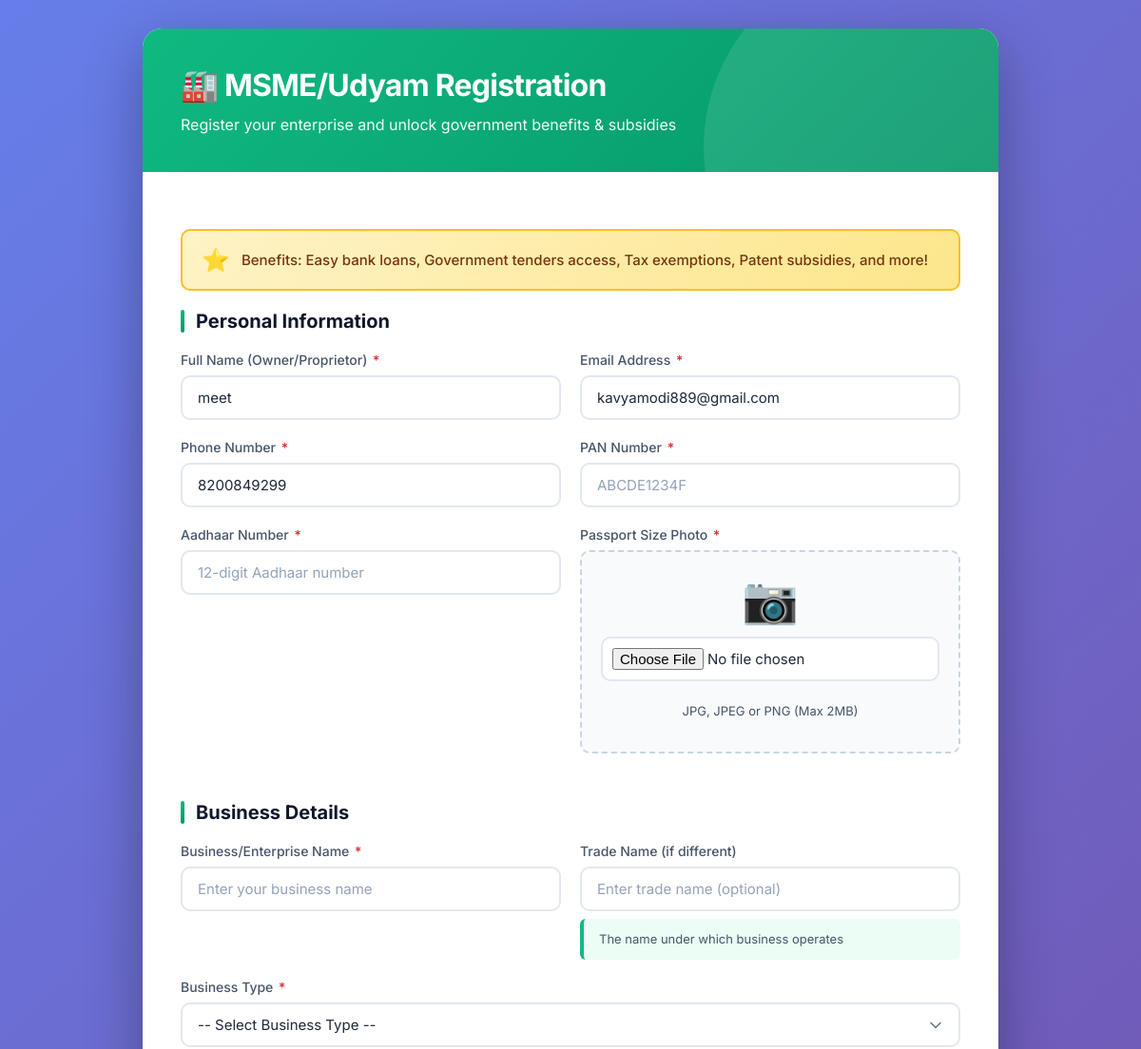
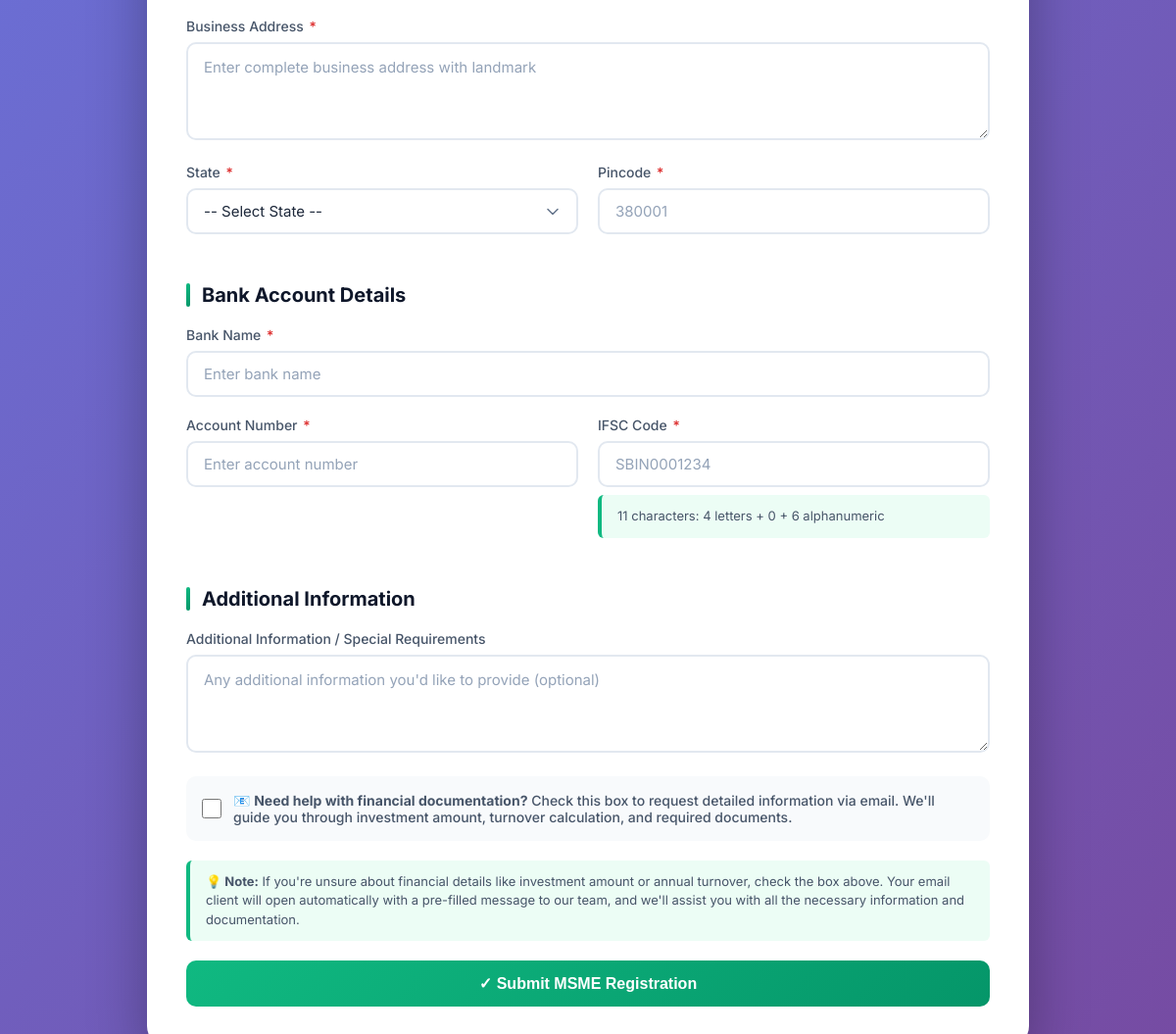
The app's page /msme_registration_form.php (signed in) with its own data (2 pictures, top to bottom).
### tables this page shows
CREATE TABLE IF NOT EXISTS `users` (
  `id` int(11) NOT NULL AUTO_INCREMENT,
  `name` varchar(100) NOT NULL,
  `email` varchar(100) NOT NULL,
  `phone` varchar(15) NOT NULL,
  `company_name` varchar(255) DEFAULT NULL,
  `gstin` varchar(15) DEFAULT NULL,
  `is_active` tinyint(1) DEFAULT '1',
  `password` varchar(255) NOT NULL,
  `created_at` timestamp NOT NULL DEFAULT CURRENT_TIMESTAMP,
  `updated_at` timestamp NOT NULL DEFAULT CURRENT_TIMESTAMP ON UPDATE CURRENT_TIMESTAMP,
  PRIMARY KEY (`id`),
  UNIQUE KEY `email` (`email`),
  KEY `idx_users_email` (`email`),
  KEY `idx_users_gstin` (`gstin`)
);

### msme_registration_form.php (the view, shortened to what this page needs)
<?php
require_once 'db_config.php';
$logged_in_user = null;
if (isset($_SESSION['user_id'])) {
    $user_id = $_SESSION['user_id'];
    $user_query = "SELECT * FROM users WHERE id = ?";
    $user_stmt = $conn->prepare($user_query);
    $user_stmt->bind_param("i", $user_id);
    $user_stmt->execute();
    $user_result = $user_stmt->get_result();
    $logged_in_user = $user_result->fetch_assoc();
}
?>
<!DOCTYPE html>
<html lang="en">
<head>
</head>
<body>
    <div class="container">
        <div class="header">
            <div class="header-content">
                <h1>🏭 MSME/Udyam Registration</h1>
                <p>Register your enterprise and unlock government benefits & subsidies</p>
            </div>
        </div>
        <div class="form-container">
            <div class="feature-highlight">
                <div class="feature-highlight-text">
                    Benefits: Easy bank loans, Government tenders access, Tax exemptions, Patent subsidies, and more!
                </div>
            </div>
            <form method="POST" action="" enctype="multipart/form-data" id="msmeForm">
                <div class="section-title">Personal Information</div>
                <div class="row">
                    <div class="form-group">
                        <label for="name">Full Name (Owner/Proprietor) <span class="required">*</span></label>
                        <input type="text" name="name" id="name" required placeholder="As per PAN Card"
                               value="<?php echo $logged_in_user ? htmlspecialchars($logged_in_user['name']) : ''; ?>"
                               <?php echo $logged_in_user ? 'readonly' : ''; ?>>
                    </div>
                    <div class="form-group">
                        <label for="email">Email Address <span class="required">*</span></label>
                        <input type="email" name="email" id="email" required placeholder="your.email@example.com"
                               value="<?php echo $logged_in_user ? htmlspecialchars($logged_in_user['email']) : ''; ?>"
                               <?php echo $logged_in_user ? 'readonly' : ''; ?>>
                    </div>
                </div>
                <div class="row">
                    <div class="form-group">
                        <label for="phone">Phone Number <span class="required">*</span></label>
                        <input type="tel" name="phone" id="phone" required placeholder="10-digit mobile number"
                               pattern="[0-9]{10}" maxlength="10"
                               value="<?php echo $logged_in_user ? htmlspecialchars($logged_in_user['phone']) : ''; ?>"
                               <?php echo $logged_in_user ? 'readonly' : ''; ?>>
                    </div>
                    <div class="form-group">
                        <label for="pan_number">PAN Number <span class="required">*</span></label>
                        <input type="text" name="pan_number" id="pan_number" required placeholder="ABCDE1234F"
                               maxlength="10" style="text-transform: uppercase;">
                    </div>
                </div>
                <div class="row">
                    <div class="form-group">
                        <label for="aadhaar_number">Aadhaar Number <span class="required">*</span></label>
                        <input type="text" name="aadhaar_number" id="aadhaar_number" required
                               placeholder="12-digit Aadhaar number" pattern="[0-9]{12}" maxlength="12">
                    </div>
                    <div class="form-group">
                        <label for="passport_photo">Passport Size Photo <span class="required">*</span></label>
                        <div class="photo-upload-box">
                            <div class="photo-upload-icon">📷</div>
                            <input type="file" name="passport_photo" id="passport_photo"
                                   accept="image/jpeg,image/jpg,image/png" required>
                            <div class="info-box" style="margin-top: 10px; border: none; background: transparent;">
                                JPG, JPEG or PNG (Max 2MB)
                            </div>
                        </div>
                    </div>
                </div>
                <div class="section-title">Business Details</div>
                <div class="row">
                    <div class="form-group">
                        <label for="business_name">Business/Enterprise Name <span class="required">*</span></label>
                        <input type="text" name="business_name" id="business_name" required
                               placeholder="Enter your business name">
                    </div>
                    <div class="form-group">
                        <label for="trade_name">Trade Name (if different)</label>
                        <input type="text" name="trade_name" id="trade_name"
                               placeholder="Enter trade name (optional)">
                        <div class="info-box">The name under which business operates</div>
                    </div>
                </div>
                <div class="form-group">
                    <label for="business_type">Business Type <span class="required">*</span></label>
                    <select name="business_type" id="business_type" required>
                        <option value="">-- Select Business Type --</option>
                    </select>
                </div>
                <div class="form-group">
                    <label for="business_address">Business Address <span class="required">*</span></label>
                    <textarea name="business_address" id="business_address" required
                              placeholder="Enter complete business address with landmark"></textarea>
                </div>
                <div class="row">
                    <div class="form-group">
                        <label for="state">State <span class="required">*</span></label>
                        <select name="state" id="state" required>
                            <option value="">-- Select State --</option>
                        </select>
                    </div>
                    <div class="form-group">
                        <label for="pincode">Pincode <span class="required">*</span></label>
                        <input type="text" name="pincode" id="pincode" required placeholder="380001"
                               pattern="[0-9]{6}" maxlength="6">
                    </div>
                </div>
                <div class="section-title">Bank Account Details</div>
                <div class="form-group">
                    <label for="bank_name">Bank Name <span class="required">*</span></label>
                    <input type="text" name="bank_name" id="bank_name" required placeholder="Enter bank name">
                </div>
                <div class="row">
                    <div class="form-group">
                        <label for="account_number">Account Number <span class="required">*</span></label>
                        <input type="text" name="account_number" id="account_number" required
                               placeholder="Enter account number">
                    </div>
                    <div class="form-group">
                        <label for="ifsc_code">IFSC Code <span class="required">*</span></label>
                        <input type="text" name="ifsc_code" id="ifsc_code" required placeholder="SBIN0001234"
                               maxlength="11" style="text-transform: uppercase;">
                        <div class="info-box">11 characters: 4 letters + 0 + 6 alphanumeric</div>
                    </div>
                </div>
                <div class="section-title">Additional Information</div>
                <div class="form-group">
                    <label for="notes">Additional Information / Special Requirements</label>
                    <textarea name="notes" id="notes"
                              placeholder="Any additional information you'd like to provide (optional)"></textarea>
                </div>
                <div class="checkbox-group">
                    <input type="checkbox" name="request_detailed_info" id="request_detailed_info">
                    <label for="request_detailed_info">
                        📧 <strong>Need help with financial documentation?</strong> Check this box to request detailed
                        information via email. We'll guide you through investment amount, turnover calculation, and
                        required documents.
                    </label>
                </div>
                <div class="info-box" style="margin-top: 20px;">
                    <strong>💡 Note:</strong> If you're unsure about financial details like investment amount or annual
                    turnover, check the box above. Your email client will open automatically with a pre-filled message
                    to our team, and we'll assist you with all the necessary information and documentation.
                </div>
                <button type="submit" class="btn btn-primary">✓ Submit MSME Registration</button>
            </form>
        </div>
    </div>
</body>
</html>

### msme_registration_form.php (style rules this page uses)
* { margin: 0; padding: 0; box-sizing: border-box; }
body { font-family: 'Inter', -apple-system, BlinkMacSystemFont, 'Segoe UI', sans-serif; background: linear-gradient(135deg, #667eea 0%, #764ba2 100%); min-height: 100vh; padding: 30px 20px; color: #1e293b; }
.container { max-width: 900px; margin: 0 auto; background: white; border-radius: 20px; box-shadow: 0 20px 60px rgba(0, 0, 0, 0.3); overflow: hidden; }
.header { background: linear-gradient(135deg, #10b981 0%, #059669 100%); color: white; padding: 40px; position: relative; overflow: hidden; }
.header::before { content: ''; position: absolute; top: -50%; right: -10%; width: 400px; height: 400px; background: rgba(255, 255, 255, 0.1); border-radius: 50%; }
.header-content { position: relative; z-index: 1; }
.header h1 { font-size: 2rem; font-weight: 700; margin-bottom: 12px; letter-spacing: -0.025em; }
.header p { font-size: 1rem; opacity: 0.95; font-weight: 400; }
.form-container { padding: 40px; }
.section-title { font-size: 1.25rem; font-weight: 700; color: #0f172a; margin-bottom: 20px; margin-top: 30px; display: flex; align-items: center; gap: 12px; }
.section-title:first-child { margin-top: 0; }
.section-title::before { content: ''; width: 4px; height: 24px; background: linear-gradient(135deg, #10b981, #059669); border-radius: 2px; }
.form-group { margin-bottom: 20px; }
label { display: block; margin-bottom: 8px; color: #475569; font-weight: 500; font-size: 0.875rem; }
label .required { color: #dc2626; margin-left: 2px; }
input, select, textarea { width: 100%; padding: 12px 16px; border: 2px solid #e2e8f0; border-radius: 10px; font-size: 0.9375rem; font-family: inherit; transition: all 0.2s ease; background: white; color: #1e293b; }
input[type="file"] { padding: 10px; cursor: pointer; }
input::placeholder, textarea::placeholder { color: #94a3b8; }
.row { display: grid; grid-template-columns: repeat(auto-fit, minmax(250px, 1fr)); gap: 20px; }
.btn { padding: 14px 32px; border: none; border-radius: 10px; font-size: 1rem; font-weight: 600; cursor: pointer; transition: all 0.2s ease; width: 100%; margin-top: 20px; }
.btn-primary { background: linear-gradient(135deg, #10b981 0%, #059669 100%); color: white; }
.feature-highlight { background: linear-gradient(135deg, #fef3c7 0%, #fde68a 100%); border: 2px solid #fbbf24; border-radius: 10px; padding: 16px 20px; margin: 20px 0; display: flex; align-items: center; gap: 12px; }
.feature-highlight::before { content: '⭐'; font-size: 1.5rem; }
.feature-highlight-text { font-size: 0.9375rem; color: #78350f; font-weight: 500; }
.info-box { background: #ecfdf5; border-left: 4px solid #10b981; padding: 12px 16px; border-radius: 6px; margin-top: 8px; font-size: 0.8125rem; color: #475569; line-height: 1.5; }
textarea { resize: vertical; min-height: 100px; line-height: 1.6; }
select { cursor: pointer; appearance: none; background-repeat: no-repeat; background-position: right 18px center; padding-right: 45px; }
.checkbox-group { display: flex; align-items: center; gap: 12px; padding: 16px; background: #f8fafc; border-radius: 10px; margin-top: 20px; cursor: pointer; transition: all 0.2s ease; }
.checkbox-group input[type="checkbox"] { width: 20px; height: 20px; cursor: pointer; }
.checkbox-group label { margin: 0; cursor: pointer; flex: 1; }
.photo-upload-box { border: 2px dashed #cbd5e1; border-radius: 10px; padding: 20px; text-align: center; background: #f8fafc; transition: all 0.2s ease; }
.photo-upload-icon { font-size: 3rem; margin-bottom: 10px; }

### records on screen
users: name "meet", email "kavyamodi889@gmail.com", phone "8200849299"
